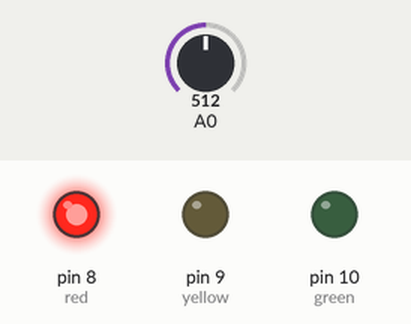
Simulated run of this sketch. Board: Arduino Uno, built with avr-gcc and run on an emulated ATmega328P. On the bench: output pins drawn as LEDs (lit = HIGH). The inputs (shaded band) are chosen by the test bench; at power-on: A0 = 512.

Above: at 4.1 s.
4.2 s: A0 set to 900
At 5.2 s:
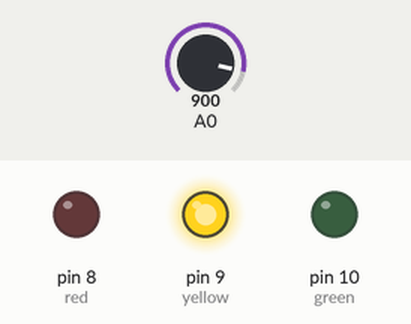
11.8 s: A0 set to 1023
At 12.64 s:
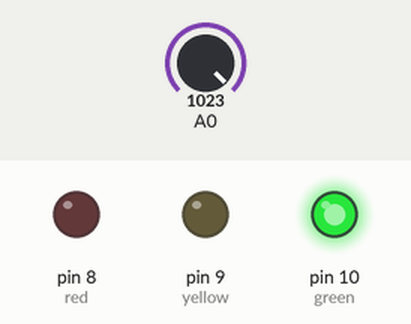
Timing chart, 0 to 22.0 s (numbered marks = the images above; inputs shaded):
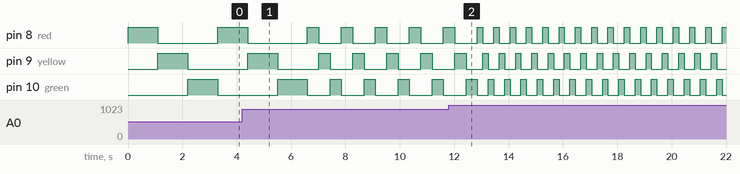

Measured:
- by itself, pin 8 (red): repeats every 0.60 s: HIGH 0.20 s, LOW 0.40 s
- by itself, pin 10 (green): repeats every 0.60 s: LOW 0.40 s, HIGH 0.20 s

The sketch:

Exercicio_aula5_potenciometro.ino
```cpp
int red=8;
int yellow=9;
int green=10;
int potenciometro=0;
int segundos=0;

void setup() {
  // put your setup code here, to run once:
  pinMode(red,OUTPUT);
  pinMode(yellow,OUTPUT);
  pinMode(green,OUTPUT);

}

void loop() {
  // put your main code here, to run repeatedly:
  potenciometro=analogRead(A0);
  segundos=map(potenciometro,0,1023,2000,200);
  digitalWrite(red,HIGH);
  delay(segundos);
  digitalWrite(red,LOW);
   digitalWrite(yellow,HIGH);
  delay(segundos);
  digitalWrite(yellow,LOW);
   digitalWrite(green,HIGH);
  delay(segundos);
  digitalWrite(green,LOW);

}
```
